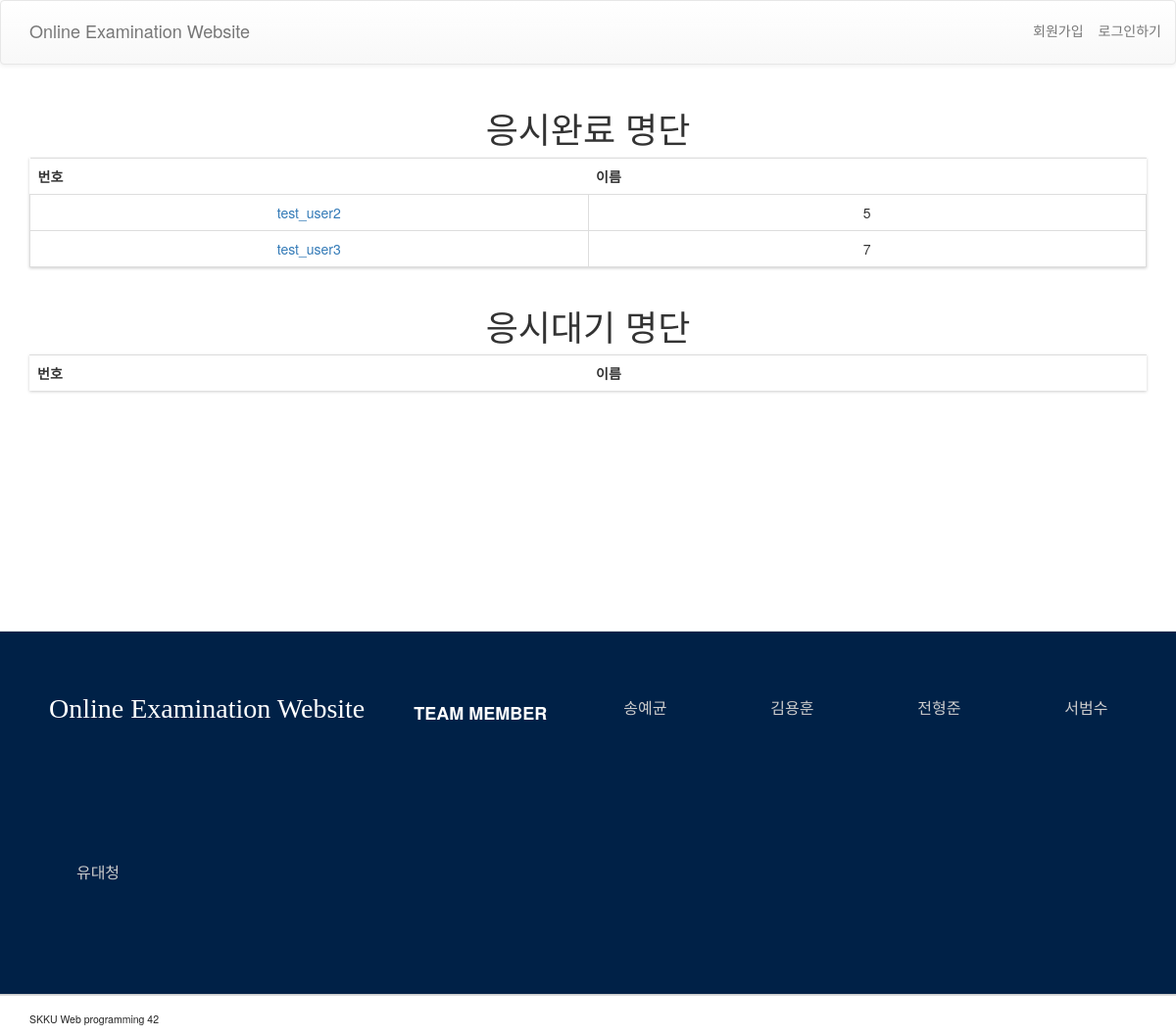
The page /admin_ctrlr/test_attend/19/ on the database its author committed.
### admin_ctrlr/models.py (models this page shows)
class TestedUser(models.Model):
    user = models.ForeignKey(settings.AUTH_USER_MODEL, on_delete=models.CASCADE)
    test = models.ForeignKey('Test', on_delete=models.CASCADE)
    test_taken_date = models.DateTimeField(default=timezone.now)
    class Meta:
        unique_together = (('user', 'test'),)

### admin_ctrlr/views.py (the view)
# urls.py: path('test_attend/<int:pk>/', views.test_attend, name='test_attend'),
def test_attend(request, pk):
    test = Test.objects.get(pk=pk)
    tested_users = TestedUser.objects.filter(test=test)
    testUserList = TestUserList.objects.filter(test=test)
    already = []
    for i in range(len(tested_users)):
        already.append(tested_users[i].user.username)
    return render(request, 'test_attend.html',
                  {'tested_users': tested_users, 'testUserList': testUserList,
                   'test': test, 'already': already})

### admin_ctrlr/templates/test_attend.html (shortened to what this page needs)
{% extends 'base.html' %}
{% block content %}
    <div class="container">
        <h1>응시완료 명단</h1>
        <table class="table table-hover">
            <tr >
                <th>번호</th>
                <th>이름</th>
            </tr>
            {% for tested_user in tested_users %}
                <tr>
                    <td>
                        <a href="{% url 'student_answer' pk=test.pk sid=tested_user.user.id %}">{{ tested_user.user.username }}</a>
                    </td>
                    <td>
                        {{tested_user.user.id}}
                    </td>
                </tr>
            {% endfor %}
        </table>
        <h1>응시대기 명단</h1>
        <table class="table table-hover">
            <tr >
                <th>번호</th>
                <th>이름</th>
            </tr>
        </table>
    </div>
{% endblock %}

### admin_ctrlr/static/css/style.css (style rules this page uses)
body { width: 100%; min-width: 1000px; }
.container { margin: 5px; }
table { margin: 20px; }
th,td { padding: 5px 10px 5px 10px; }
td { border: 1px solid #dddddd; border-collapse: collapse; text-align: center; min-width: 150px; }
.table { margin: 0 0 40px 0; width: 100%; box-shadow: 0 1px 3px rgba(0, 0, 0, 0.2); display: table; }

### rows shown on the page
TestedUser: user.username "test_user2", user.id "5"
TestedUser: user.username "test_user3", user.id "7"
